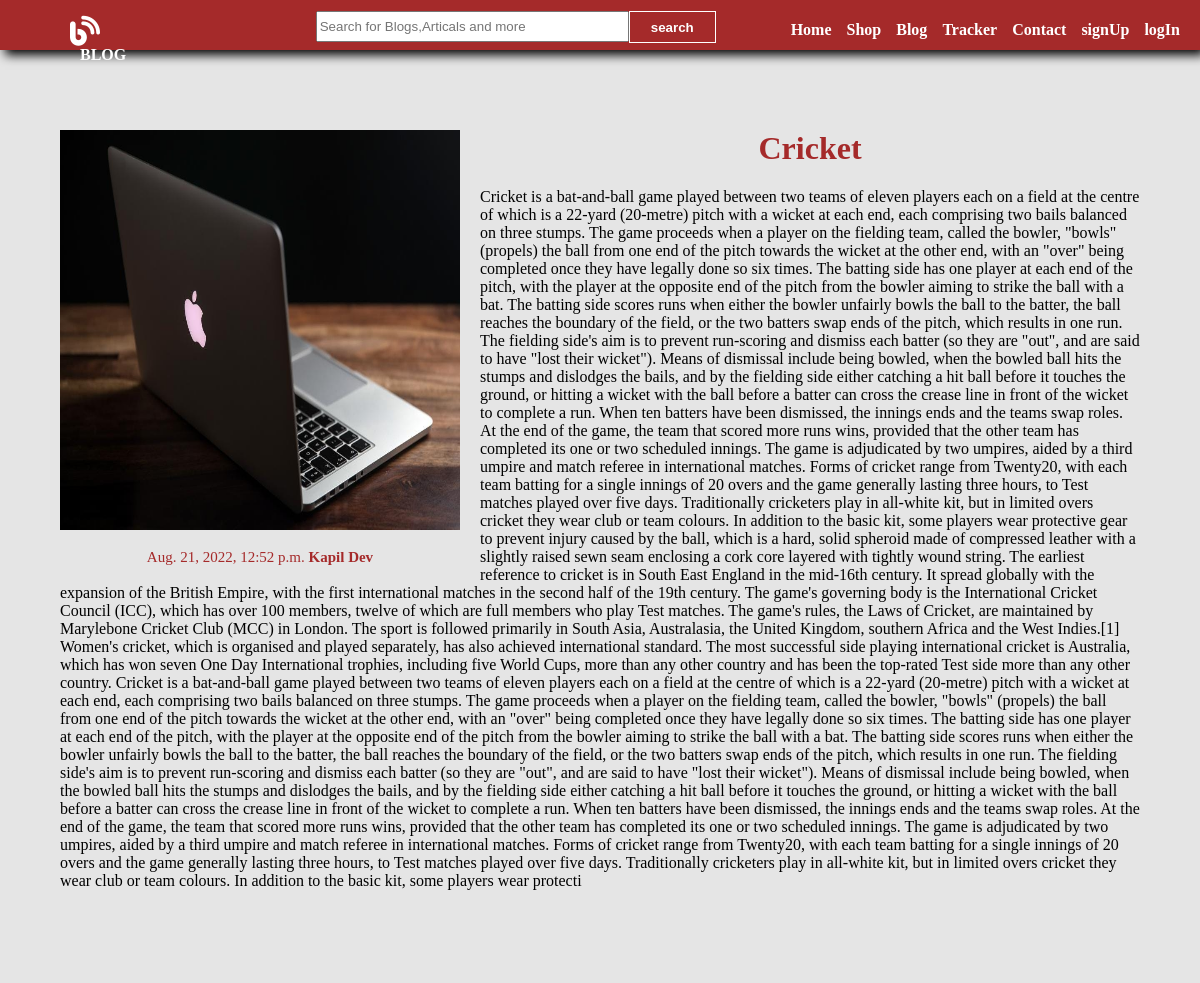
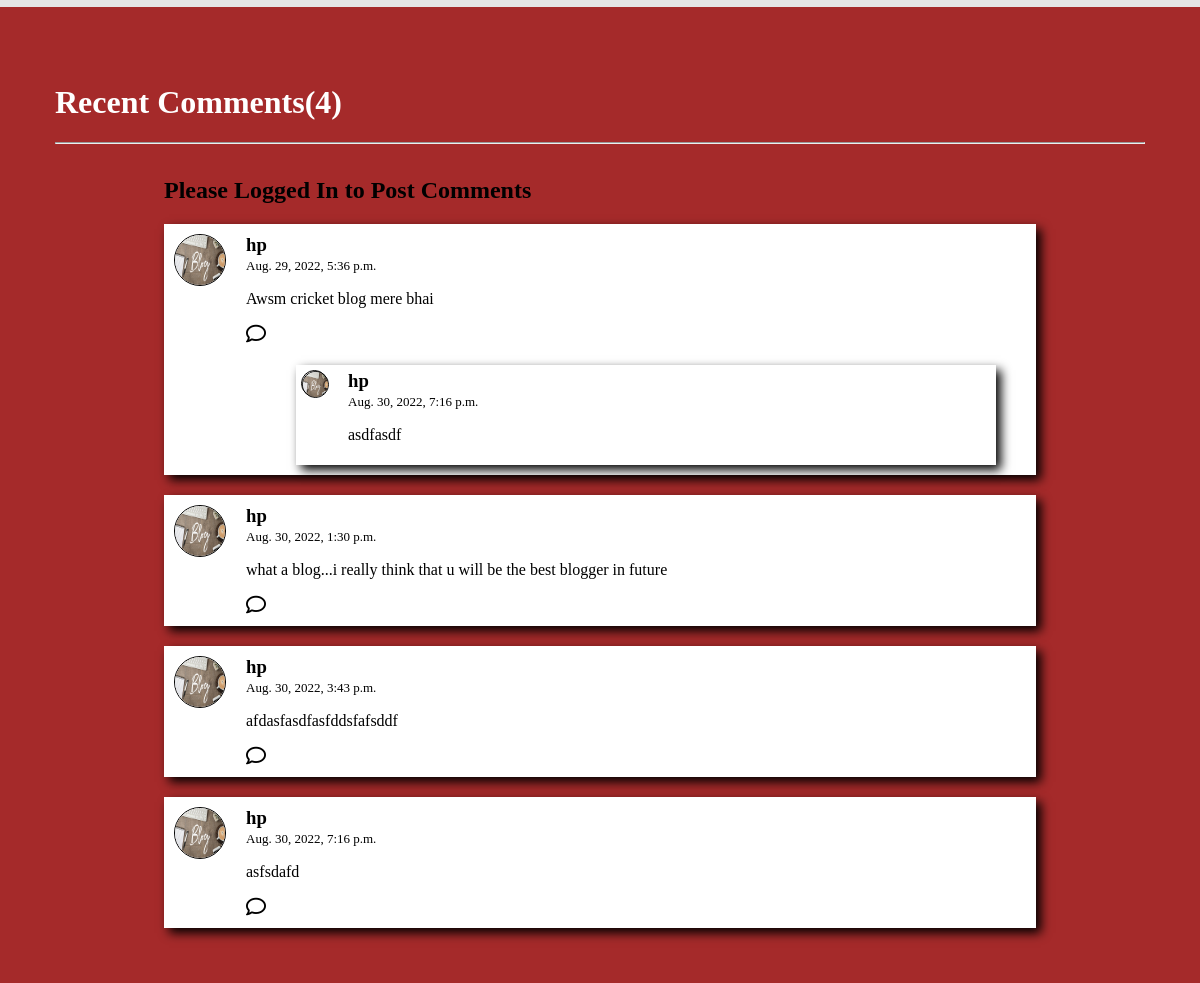
The app's page /blog/contentdetails/3 with its own data (2 pictures, top to bottom).
### blog/models.py (models this page shows)
class DatabaseBlog(models.Model):
    blog_id = models.AutoField
    BlogTitle = models.CharField(max_length=30,default="Title")
    BlogDate = models.DateTimeField(auto_now_add=True)
    BlogMoral = models.CharField(max_length=50,default="Moral Of the Blog")
    BlogDetails = models.CharField(max_length=5000,default="Write Complete Blog")
    BlogAuthor = models.CharField(max_length=20,default="Name Of Blogger")
    BlogImage = models.ImageField(upload_to='shop/image', default=" ")
    def __str__(self):
        return self.BlogTitle

class Comments(models.Model):
    Sno = models.AutoField(primary_key = True)
    Product_Id = models.CharField(max_length=1000)
    Reply_id = models.IntegerField()   #this can store the parent comment Sno
    Comment = models.TextField(max_length=500)
    User = models.ForeignKey(User,on_delete=models.CASCADE)
    Post = models.ForeignKey(DatabaseBlog,on_delete=models.CASCADE)
    Parent = models.ForeignKey('self',on_delete=models.CASCADE,null = True)
    Commment_Date = models.DateTimeField(auto_now=True)
    def __str__(self):
        return self.Comment[0:20]

### blog/views.py (the view)
# urls.py: path("contentdetails/<int:myid>",views.show_blog_details,name='viewblogs'),
def show_blog_details(request,myid):
    parti_blog = DatabaseBlog.objects.filter(id=myid)
    print("jsdfkjs;kljaslfjlsdk;lsjf",parti_blog)
    show_comment = Comments.objects.filter(Product_Id=myid,Parent=None)
    show_reply = Comments.objects.filter(Product_Id=myid).exclude(Parent=None)  #show_reply variable me only reply store honge means jha jha pr parent none hoga wo wala reply yha store hoga
    print("show reply",show_reply)
    print("show comment",type(show_comment))
    params ={"particular_blog":parti_blog,"show_comment":show_comment,"show_reply":show_reply}
    return render(request,'blog/contentdetails.html',params)

### blog/templates/blog/contentdetails.html (shortened to what this page needs)
{% extends 'blog/basic.html' %}
{% block body%}
{% load humanize %}
{% load static %}
{% for blog_view in particular_blog %}
    <div id="contentdetails_container">
        <p>
            <div id="contentdetails_pic">
                <img class=contentdetails_pic_image src="/media/{{blog_view.BlogImage}}">
        <p style="font-size:15px;color:brown;">{{blog_view.BlogDate}} <span id="contentdetails_author">{{blog_view.BlogAuthor}}</span><span style="display:none" id="show_id">{{blog_view.id}}</span></p>
            </div>
            <div id="contentdetails_text">
                <center><h1 style="color:brown;">{{blog_view.BlogTitle}}</h1></center>
            </div>
            {{blog_view.BlogDetails}}
        </p>
    </div>
    <div id="comment_container">
        <h1 style="color:white;">Recent Comments(<span id="comment_count"></span>)</h1>
        <hr>
        <div id="post_comment_container">
            {% if user.is_authenticated %}
                <form action="/blog/comment" method="post">{% csrf_token %}
                    <div style="display:flex;">
                        <input type="hidden" value="" name="product_comment_id" class="product_comment_id" >
                        <label><img class="user-comment-image" src="{% static 'blog/blog1.jpg' %}"></label> <input type="text" placeholder="Add a comment.." id="comment_text" name="comment_text" required>
                        <input id="post_comment" type="submit" value="Post">
                    </div>
                </form>
            {% else %}
            <h2>Please Logged In to Post Comments</h2>
            {% endif %}
        </div>
        <div id="disp_comment_container">
            {% for comment in show_comment %}
                <div class="show_comment">
                    <div class="user-comment-div">
                        <img class="user-comment-image" src="{% static 'blog/blog1.jpg' %}">
                    </div>
                    <div style="margin:0px;">
                        <h3 style="margin:0px;">{{comment.User.username}}</h3>
                        <span style="font-size:13px;">{{comment.Commment_Date}}<span style="display:none;">{{comment.Sno}}</span></span>
                        <p>{{comment.Comment}}</p>
                        <div class="reply_button" onclick="reply({{forloop.counter}})">
                            <i class="fa-regular fa-comment"></i>
                        </div>
                        <div id="show_reply_container">
                            {% for reply in show_reply %}
                                {% if comment.Sno is reply.Reply_id %}
                                <div class="show_reply" style="display:flex;">
                                     <div class="user-reply-div">
                                        <img class="user-reply-image" src="{% static 'blog/blog1.jpg' %}">
                                     </div>
                                    <div style="margin:0px;">
                                        <h3 style="margin:0px;">{{reply.User.username}}</h3>
                                        <span style="font-size:13px;">{{reply.Commment_Date}}<span style="display:none;">{{reply.Sno}}</span></span>
                                        <p>{{reply.Comment}}</p>
                                    </div>
                                </div>
                                {% endif %}
                            {% endfor %}
                        </div>
                    </div>
                </div>
            {% endfor %}
        </div>
    </div>
{% endfor %}
{% endblock %}

### records on screen
DatabaseBlog: BlogImage (picture), BlogDate "Aug. 21, 2022, 12:52 p.m.", BlogAuthor "Kapil Dev", BlogTitle "Cricket", BlogDetails "Cricket is a bat-and-ball game played between two teams of eleven players each on a field at the centre of which is a 22-yard (20-metre) pitch with a wicket at each end, each comprising two bails balanced on three stumps. The game proceeds when a player on the fielding team, called the bowler, \"bowls\" (propels) the ball from one end of the pitch towards the wicket at the other end, with an \"over\" being completed once they have legally done so six times. The batting side has one player at each end of the pitch, with the player at the opposite end of the pitch from the bowler aiming to strike the ball with a bat. The batting side scores runs when either the bowler unfairly bowls the ball to…"
Comments: User.username "hp", Commment_Date "Aug. 29, 2022, 5:36 p.m.", Comment "Awsm cricket blog mere bhai"
Comments: User.username "hp", Commment_Date "Aug. 30, 2022, 7:16 p.m.", Comment "asdfasdf"
Comments: User.username "hp", Commment_Date "Aug. 30, 2022, 1:30 p.m.", Comment "what a blog...i really think that u will be the best blogger in future"
Comments: User.username "hp", Commment_Date "Aug. 30, 2022, 3:43 p.m.", Comment "afdasfasdfasfddsfafsddf"
Comments: User.username "hp", Commment_Date "Aug. 30, 2022, 7:16 p.m.", Comment "asfsdafd"
